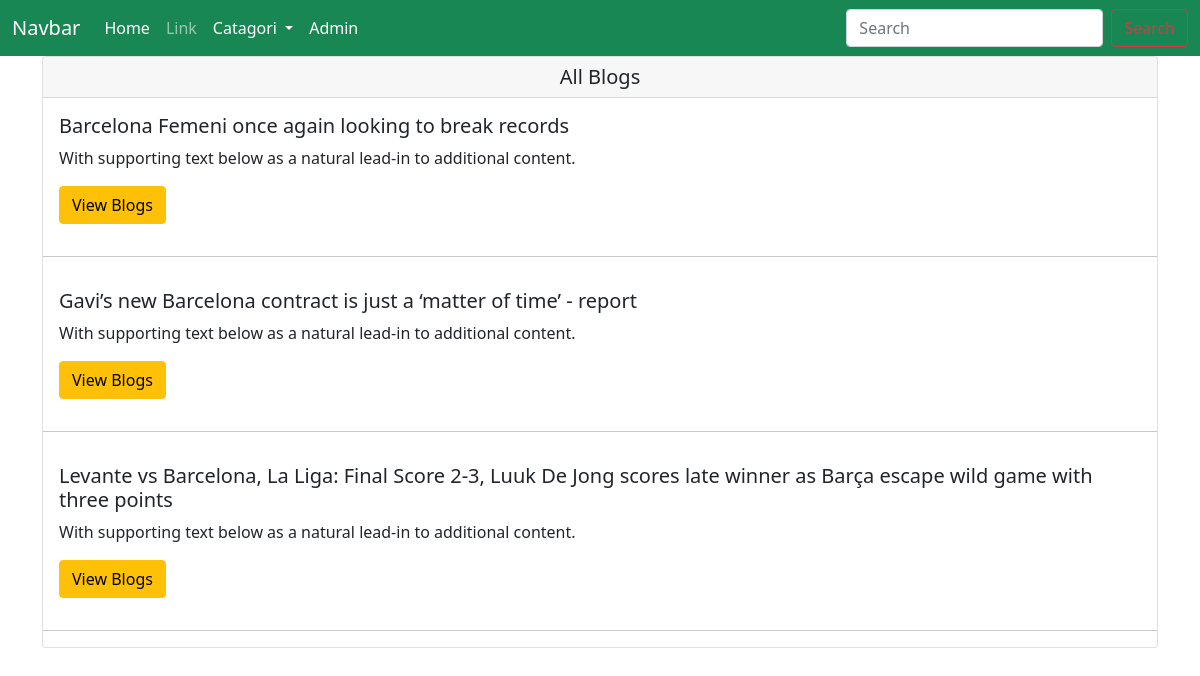
Before: / with the older database file.
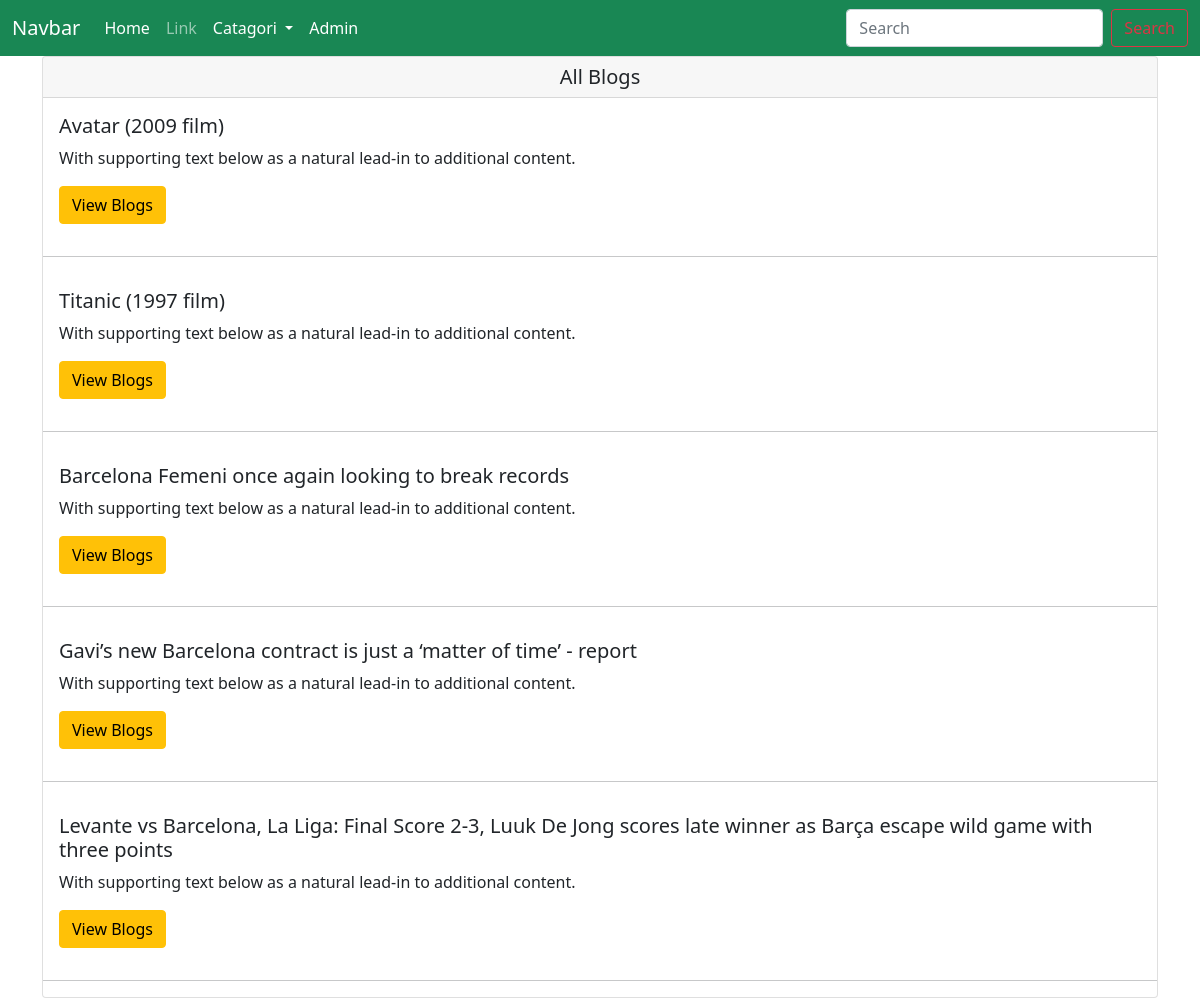
After: the same page with the newer database file.
### blog/models.py (models this page shows, shortened)
class Post(models.Model):
    title = models.CharField(max_length=250)
    catagory = models.ForeignKey(
        "Catagory", on_delete=models.CASCADE, null=True)
    slug = AutoSlugField(populate_from='title',
                         blank=True, unique=True, null=True)
    intro = models.TextField()
    body = models.TextField()
    date_added = models.DateTimeField(auto_now_add=True)
    class Meta:
        ordering = ['-date_added']

### blog/views.py (the view)
# urls.py: 2. Add a URL to urlpatterns:  path('', views.home, name='home')
def home(request):
    catagories = Catagory.objects.all()
    post = Post.objects.all()
    return render(request, 'blog/index.html', context={'catagories': catagories, 'posts': post})

### templates/blog/index.html (shortened to what this page needs)
{% extends 'base/base.html' %}
{% block content %}
<div class="container">
    <div class="card">
        <h5 class="card-header text-center">All Blogs</h5>
         {% for post in posts %}
        <div class="card-body">
          <h5 class="card-title">{{post.title}}</h5>
          <p class="card-text">With supporting text below as a natural lead-in to additional content.</p>
          <a href="{% url 'blog-details' post.slug %}" class="btn btn-warning">View Blogs</a>
        </div><hr>
        {% endfor %}
    </div>
</div>
{% endblock content %}

### templates/base/base.html (shortened to what this page needs)
<!doctype html>
<html lang="en">
  <head>
    <link href="https://cdn.jsdelivr.net/npm/bootstrap@5.1.3/dist/css/bootstrap.min.css" rel="stylesheet">
  </head>
  <body>
    <nav class="navbar navbar-expand-lg navbar-dark bg-success">
        <div class="container-fluid">
          <a class="navbar-brand" href="{% url 'home' %}">Navbar</a>
          <div class="collapse navbar-collapse" id="navbarSupportedContent">
            <ul class="navbar-nav me-auto mb-2 mb-lg-0">
              <li class="nav-item">
                <a class="nav-link active" aria-current="page" href="#">Home</a>
              </li>
              <li class="nav-item">
                <a class="nav-link" href="#">Link</a>
              </li>
              <li class="nav-item dropdown active">
                <a class="nav-link dropdown-toggle active" href="" id="navbarDropdown" role="button" data-bs-toggle="dropdown" aria-expanded="false">
                  Catagori
                </a>
              </li>
              <li class="nav-item">
                <a class="nav-link active" aria-current="page" href="http://127.0.0.1:8000/admin/">Admin</a>
              </li>
            </ul>
            <form class="d-flex" method="POST" action="{% url 'search' %}">
              <input class="form-control me-2" name="search_file" type="search" placeholder="Search" aria-label="Search">
              <button class="btn btn-outline-danger" type="submit">Search</button>
            </form>
          </div>
        </div>
      </nav>
      {% block content %}
      {% endblock content %}
  </body>
</html>

Changed rows visible on the page:
added Post: title "Avatar (2009 film)"
added Post: title "Titanic (1997 film)"
